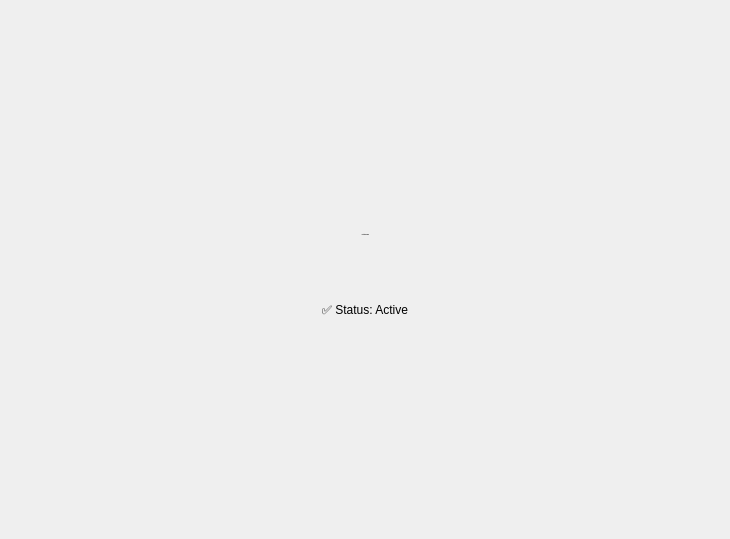
<?xml version="1.0" encoding="UTF-8"?>
<ui version="4.0">
 <class>Form</class>
 <widget class="QWidget" name="Form">
  <property name="geometry">
   <rect>
    <x>0</x>
    <y>0</y>
    <width>730</width>
    <height>539</height>
   </rect>
  </property>
  <property name="sizePolicy">
   <sizepolicy hsizetype="Expanding" vsizetype="Expanding">
    <horstretch>0</horstretch>
    <verstretch>0</verstretch>
   </sizepolicy>
  </property>
  <property name="windowTitle">
   <string>Actuator Control Panel</string>
  </property>
  <layout class="QVBoxLayout" name="verticalLayout">
   <property name="leftMargin">
    <number>20</number>
   </property>
   <property name="topMargin">
    <number>20</number>
   </property>
   <property name="rightMargin">
    <number>20</number>
   </property>
   <property name="bottomMargin">
    <number>20</number>
   </property>
   <property name="spacing">
    <number>20</number>
   </property>
   <item>
    <spacer name="topSpacer">
     <property name="orientation">
      <enum>Qt::Vertical</enum>
     </property>
     <property name="sizeType">
      <enum>QSizePolicy::Expanding</enum>
     </property>
     <property name="sizeHint" stdset="0">
      <size>
       <width>20</width>
       <height>40</height>
      </size>
     </property>
    </spacer>
   </item>
   <item>
    <widget class="QLabel" name="label_actuator_name">
     <property name="sizePolicy">
      <sizepolicy hsizetype="Expanding" vsizetype="Fixed">
       <horstretch>0</horstretch>
       <verstretch>0</verstretch>
      </sizepolicy>
     </property>
     <property name="minimumSize">
      <size>
       <width>0</width>
       <height>60</height>
      </size>
     </property>
     <property name="font">
      <font>
       <family>Segoe UI</family>
       <pointsize>-1</pointsize>
       <weight>63</weight>
       <bold>true</bold>
      </font>
     </property>
     <property name="text">
      <string>🔧 Actuator Name</string>
     </property>
     <property name="scaledContents">
      <bool>false</bool>
     </property>
     <property name="alignment">
      <set>Qt::AlignCenter</set>
     </property>
     <property name="wordWrap">
      <bool>false</bool>
     </property>
    </widget>
   </item>
   <item>
    <widget class="QLabel" name="label_actuator_state">
     <property name="sizePolicy">
      <sizepolicy hsizetype="Expanding" vsizetype="Fixed">
       <horstretch>0</horstretch>
       <verstretch>0</verstretch>
      </sizepolicy>
     </property>
     <property name="minimumSize">
      <size>
       <width>0</width>
       <height>50</height>
      </size>
     </property>
     <property name="maximumSize">
      <size>
       <width>16777215</width>
       <height>50</height>
      </size>
     </property>
     <property name="text">
      <string>✅ Status: Active</string>
     </property>
     <property name="scaledContents">
      <bool>false</bool>
     </property>
     <property name="alignment">
      <set>Qt::AlignCenter</set>
     </property>
     <property name="wordWrap">
      <bool>false</bool>
     </property>
    </widget>
   </item>
   <item>
    <spacer name="bottomSpacer">
     <property name="orientation">
      <enum>Qt::Vertical</enum>
     </property>
     <property name="sizeType">
      <enum>QSizePolicy::Expanding</enum>
     </property>
     <property name="sizeHint" stdset="0">
      <size>
       <width>20</width>
       <height>40</height>
      </size>
     </property>
    </spacer>
   </item>
  </layout>
 </widget>
 <resources/>
 <connections/>
</ui>
